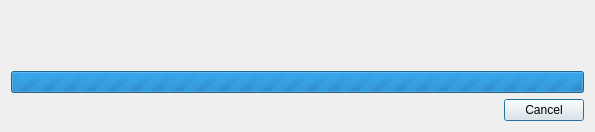
<?xml version="1.0" encoding="UTF-8"?>
<ui version="4.0">
 <class>DialogDIEScanProcess</class>
 <widget class="QDialog" name="DialogDIEScanProcess">
  <property name="windowModality">
   <enum>Qt::ApplicationModal</enum>
  </property>
  <property name="geometry">
   <rect>
    <x>0</x>
    <y>0</y>
    <width>595</width>
    <height>132</height>
   </rect>
  </property>
  <property name="windowTitle">
   <string>Scan</string>
  </property>
  <property name="modal">
   <bool>true</bool>
  </property>
  <layout class="QVBoxLayout" name="verticalLayout">
   <item>
    <layout class="QHBoxLayout" name="horizontalLayout_2">
     <item>
      <widget class="QLabel" name="labelTime">
       <property name="minimumSize">
        <size>
         <width>120</width>
         <height>0</height>
        </size>
       </property>
       <property name="maximumSize">
        <size>
         <width>120</width>
         <height>16777215</height>
        </size>
       </property>
       <property name="frameShape">
        <enum>QFrame::NoFrame</enum>
       </property>
       <property name="text">
        <string/>
       </property>
       <property name="alignment">
        <set>Qt::AlignCenter</set>
       </property>
      </widget>
     </item>
     <item>
      <spacer name="horizontalSpacer_2">
       <property name="orientation">
        <enum>Qt::Horizontal</enum>
       </property>
       <property name="sizeHint" stdset="0">
        <size>
         <width>40</width>
         <height>20</height>
        </size>
       </property>
      </spacer>
     </item>
     <item>
      <widget class="QLabel" name="labelTotal">
       <property name="minimumSize">
        <size>
         <width>70</width>
         <height>0</height>
        </size>
       </property>
       <property name="maximumSize">
        <size>
         <width>70</width>
         <height>16777215</height>
        </size>
       </property>
       <property name="frameShape">
        <enum>QFrame::NoFrame</enum>
       </property>
       <property name="text">
        <string/>
       </property>
       <property name="alignment">
        <set>Qt::AlignCenter</set>
       </property>
      </widget>
     </item>
     <item>
      <widget class="QLabel" name="labelCurrent">
       <property name="minimumSize">
        <size>
         <width>70</width>
         <height>0</height>
        </size>
       </property>
       <property name="maximumSize">
        <size>
         <width>70</width>
         <height>16777215</height>
        </size>
       </property>
       <property name="frameShape">
        <enum>QFrame::NoFrame</enum>
       </property>
       <property name="text">
        <string/>
       </property>
       <property name="alignment">
        <set>Qt::AlignCenter</set>
       </property>
      </widget>
     </item>
    </layout>
   </item>
   <item>
    <widget class="QLabel" name="labelCurrentStatus">
     <property name="frameShape">
      <enum>QFrame::NoFrame</enum>
     </property>
     <property name="frameShadow">
      <enum>QFrame::Plain</enum>
     </property>
     <property name="text">
      <string/>
     </property>
     <property name="alignment">
      <set>Qt::AlignLeading|Qt::AlignLeft|Qt::AlignVCenter</set>
     </property>
    </widget>
   </item>
   <item>
    <widget class="QProgressBar" name="progressBarTotal">
     <property name="maximum">
      <number>0</number>
     </property>
     <property name="value">
      <number>0</number>
     </property>
     <property name="alignment">
      <set>Qt::AlignCenter</set>
     </property>
     <property name="format">
      <string notr="true">%v/%m</string>
     </property>
    </widget>
   </item>
   <item>
    <layout class="QHBoxLayout" name="horizontalLayout">
     <item>
      <spacer name="horizontalSpacer">
       <property name="orientation">
        <enum>Qt::Horizontal</enum>
       </property>
       <property name="sizeHint" stdset="0">
        <size>
         <width>40</width>
         <height>20</height>
        </size>
       </property>
      </spacer>
     </item>
     <item>
      <widget class="QPushButton" name="pushButtonCancel">
       <property name="text">
        <string>Cancel</string>
       </property>
      </widget>
     </item>
    </layout>
   </item>
  </layout>
 </widget>
 <resources/>
 <connections/>
</ui>
